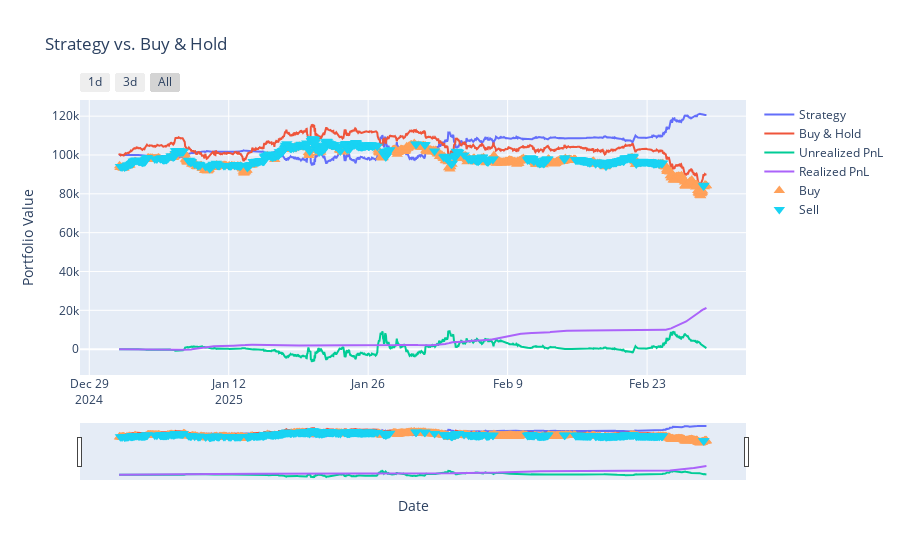

The notebook cell this image was saved under:
### Code cell
e = Engine(risk_free_rate= 0.043,asset_type= 'cryptocurrencies')
e.add_data(validate_frame)  #
e.add_strategy(XGBoostStrategy(
    model=loaded_model,
    bet_size=best_params["bet_size"],
    initial_data=initial_val_frame,  # Pass initial data for sequencing
))
val_stats = e.run()
fig = e.plot()

### Figure 1 — Plotly figure (JSON) as saved in the notebook; plotly's stock layout.template omitted (floating-point values rounded to 4 significant figures; data arrays with more than 128 entries replaced by an {"elided": "..."} marker saying what was removed)
{"data": [{"mode": "lines", "name": "Strategy", "type": "scatter", "x": {"elided": "1416 str values"}, "y": {"elided": "1416 float values"}}, {"mode": "lines", "name": "Buy & Hold", "type": "scatter", "x": {"elided": "1416 str values"}, "y": {"elided": "1416 float values"}}, {"mode": "lines", "name": "Unrealized PnL", "type": "scatter", "x": {"elided": "1416 str values"}, "y": {"elided": "1416 float values"}}, {"mode": "lines", "name": "Realized PnL", "type": "scatter", "x": {"elided": "1416 str values"}, "y": {"elided": "1416 float values"}}, {"marker": {"size": 10, "symbol": "triangle-up"}, "mode": "markers", "name": "Buy", "type": "scatter", "x": {"elided": "598 str values"}, "y": {"elided": "598 float values"}}, {"marker": {"size": 10, "symbol": "triangle-down"}, "mode": "markers", "name": "Sell", "type": "scatter", "x": {"elided": "625 str values"}, "y": {"elided": "625 float values"}}], "layout": {"hovermode": "x unified", "title": {"text": "Strategy vs. Buy & Hold"}, "xaxis": {"rangeselector": {"buttons": [{"count": 24, "label": "1d", "step": "hour", "stepmode": "backward"}, {"count": 72, "label": "3d", "step": "hour", "stepmode": "backward"}, {"label": "All", "step": "all"}]}, "rangeslider": {"visible": true}, "title": {"text": "Date"}, "type": "date"}, "yaxis": {"title": {"text": "Portfolio Value"}}}}
